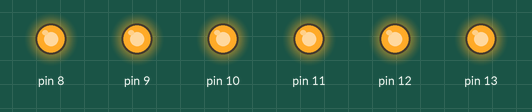
This sketch was run on a simulated Arduino Uno, built with avr-gcc and run on an emulated ATmega328P. On the bench: output pins drawn as LEDs (lit = HIGH).

Above: at 0.15 s.
At 2.4 s:
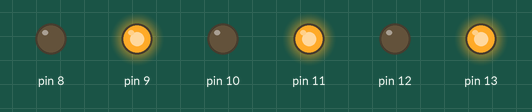
Timing chart, 0 to 3.0 s (numbered marks = the images above):
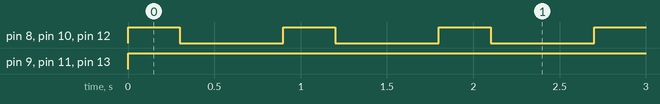

The sketch:

pro_11_6_led_blink_by_for_loop.ino
```cpp
int del (300);
void setup () {
  for (int i = 8; i < 14; i++ ) {
    pinMode(i, OUTPUT);
  }
}
void loop () {
  for (int i = 8; i < 14; i++) {
    digitalWrite (i, HIGH);
    i++;
  }
  for (int j = 9; j < 14; j++) {
    digitalWrite (j, HIGH);
    j++;
  }
  delay (del);
  for (int i = 8; i < 14; i++) {
    digitalWrite (i, LOW);
    i++;
  }
  delay (del);
  for (int j = 8; j < 14; j++) {
    digitalWrite (j, LOW);
    j++;
  }
  delay (del);

}
```

Measured:
- by itself, pin 8, pin 10, pin 12: alternates HIGH for 0.30 s and LOW for 0.60 s
- by itself, pin 9, pin 11, pin 13: LOW → HIGH at 0.00 s
